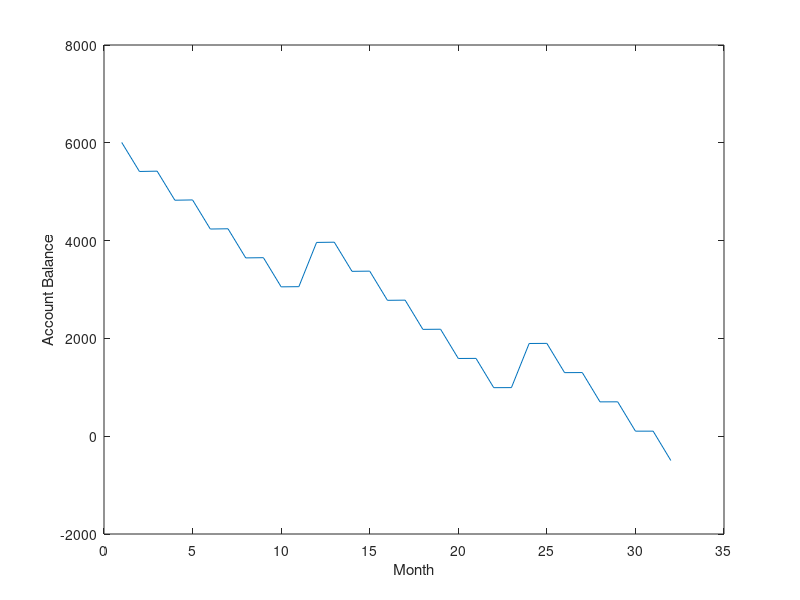

Reproduce this figure in MATLAB.
% Riley Payung
% G01000669
% 12/2/2019
% WA 14

clear;clc
% variables
interestRate = 0.0012;
accountBalance = 6000;
carInsurance = 600;
month = 1;
months = [];
% computation
while (accountBalance > 0)
    
    if (mod(month,12) == 0)
        accountBalance = accountBalance + 1500;
    end
    if (mod(month,2) == 0)
        accountBalance = accountBalance - 600;
    end
    accountBalance = accountBalance + accountBalance * interestRate;
    months(month) = accountBalance;
    month = month + 1;
end
% results
plot(months);
xlabel("Month");
ylabel("Account Balance");